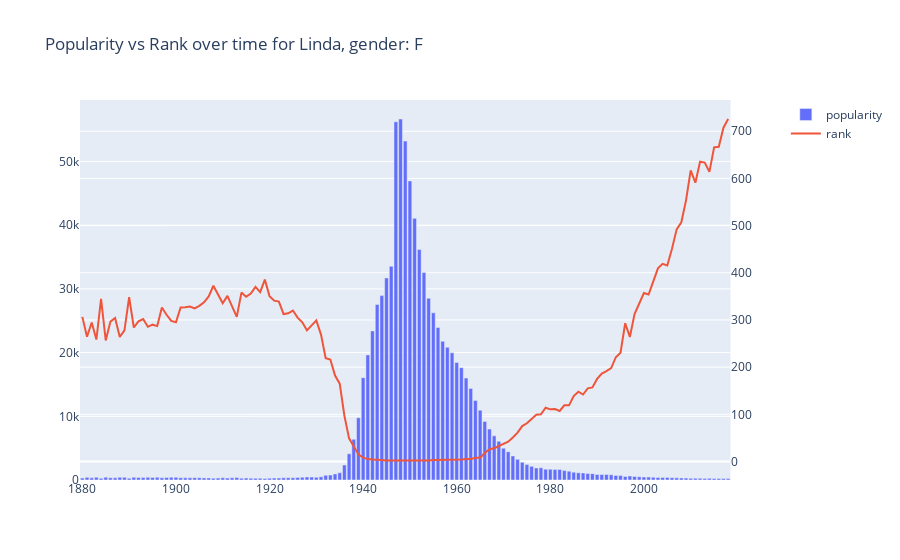

Write notebook code for a chart like this one.
### Code cell
popular_name('Linda', 'F')

### Figure 1 — Plotly figure (JSON) as saved in the notebook; plotly's stock layout.template omitted (floating-point values rounded to 4 significant figures; data arrays with more than 128 entries replaced by an {"elided": "..."} marker saying what was removed)
{"data": [{"name": "popularity", "type": "bar", "x": {"elided": "139 int values"}, "xaxis": "x", "y": {"elided": "139 float values"}, "yaxis": "y"}, {"mode": "lines", "name": "rank", "type": "scatter", "x": {"elided": "139 int values"}, "xaxis": "x", "y": {"elided": "139 float values"}, "yaxis": "y2"}], "layout": {"title": {"text": "Popularity vs Rank over time for Linda, gender: F"}, "xaxis": {"anchor": "y", "domain": [0, 0.94]}, "yaxis": {"anchor": "x", "domain": [0, 1]}, "yaxis2": {"anchor": "x", "overlaying": "y", "side": "right"}}}
